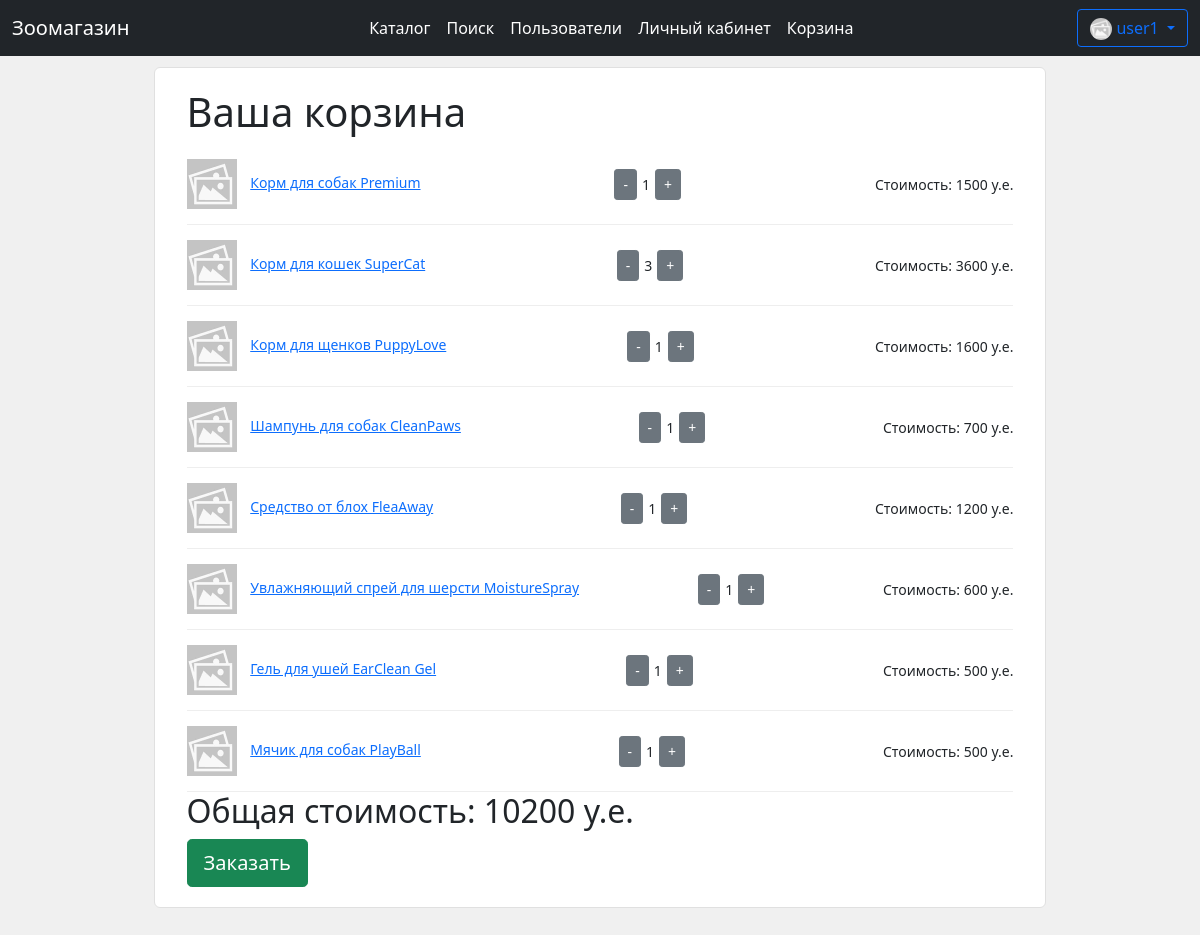
Page /user_card/1 (signed in) on the committed database.
### data/user.py (models this page shows, shortened)
class User(SqlAlchemyBase, UserMixin, SerializerMixin):
    __tablename__ = 'users'
    id = sqlalchemy.Column(
        sqlalchemy.Integer, autoincrement=True,
        primary_key=True, nullable=False)
    name = sqlalchemy.Column(sqlalchemy.String, nullable=False)
    email = sqlalchemy.Column(
        sqlalchemy.String, index=True, unique=True, nullable=True)
    hashed_password = sqlalchemy.Column(
        sqlalchemy.String, nullable=False)
    role_id = sqlalchemy.Column(
        sqlalchemy.Integer, sqlalchemy.ForeignKey('roles.id'), default=2)
    balance = sqlalchemy.Column(sqlalchemy.Integer, default=0)
    about = sqlalchemy.Column(sqlalchemy.String, default="Это описание профиля пользователя. Здесь можно указать интересы и другую информацию.")
    profile_img_path = sqlalchemy.Column(sqlalchemy.String, default=os.path.join('static', 'imgs', 'noimg.jpg'))
    time = sqlalchemy.Column(sqlalchemy.DateTime, default=datetime.now)
    role = orm.relation('Role')

### data/product.py (models this page shows)
class Product(SqlAlchemyBase, SerializerMixin):
    __tablename__ = 'products'
    id = sqlalchemy.Column(
        sqlalchemy.Integer, autoincrement=True,
        primary_key=True, nullable=False)
    user_id = sqlalchemy.Column(
        sqlalchemy.Integer, sqlalchemy.ForeignKey('users.id'), nullable=False)
    category_id = sqlalchemy.Column(
        sqlalchemy.Integer, sqlalchemy.ForeignKey('categories.id'), nullable=False)
    name = sqlalchemy.Column(sqlalchemy.String, default="Без названия")
    profile_img_path = sqlalchemy.Column(sqlalchemy.String, default=os.path.join('static', 'imgs', 'noimg.jpg'))
    short_description = sqlalchemy.Column(sqlalchemy.String, default="Нет данных")
    long_description = sqlalchemy.Column(sqlalchemy.String, default="Нет данных")
    specifications = sqlalchemy.Column(sqlalchemy.String, default="Нет данных")
    promo = sqlalchemy.Column(sqlalchemy.String, default="Нет")
    price = sqlalchemy.Column(sqlalchemy.Integer, default=0)
    price_title = sqlalchemy.Column(sqlalchemy.String, default="Не указана")
    time = sqlalchemy.Column(sqlalchemy.DateTime, default=datetime.now)
    last_edit_time = sqlalchemy.Column(sqlalchemy.DateTime, default=datetime.now)
    user = orm.relation('User')
    category = orm.relation('Category')

### main.py (the view)
@app.route("/user_card/<int:user_id>")
def user_card(user_id):
    if not current_user.is_authenticated:
        return redirect("/register")
    if not current_user.id == user_id:
        return abort(403)
    total_card_price, card_entries_data = get_current_user_card_info()
    return render_template('user_card.html',
                           card_entries_data=card_entries_data,
                           total_card_price=total_card_price)

### data/db_session.py (called while the page is built)
def create_session() -> Session:
    global __factory
    return __factory()

### main.py (called while the page is built)
@login_manager.user_loader
def load_user(user_id):
    session = db_session.create_session()
    return session.query(User).get(user_id)

def get_current_user_card_info() -> (int, list[dict]):
    card_entries_data = []
    total_card_price = 0
    session = db_session.create_session()
    card_entries = session.query(CardEntry).filter(CardEntry.user_id == current_user.id)
    for card_entry in card_entries:
        product = session.query(Product).filter(Product.id == card_entry.product_id).first()
        card_entries_data.append({
            "product_id": product.id,
            "product_name": product.name,
            "profile_img_path": product.profile_img_path,
            "count": card_entry.count,
            "total_price": card_entry.count * product.price
        })
        total_card_price += card_entry.count * product.price
    return total_card_price, card_entries_data

### templates/user_card.html (shortened to what this page needs)
{% extends "base.html" %}
{% block content %}
<div style="margin: 10%;margin-top: 1%;padding: 20px;font-size: 14px;background-color: #fff;border: 1px solid #e0e0e0;border-radius: 6px 6px 6px 6px;">
    <div class="container">
        <h1>Ваша корзина</h1>
        <div class="cart-items">
            {% for card_entry_data in card_entries_data %}
            <div class="cart-item">
                <div>
                    <img src="/{{ card_entry_data['profile_img_path'] }}" style="width: 100%; height: 100%; object-fit: cover;" alt="Image" onerror="this.src='/static/imgs/noimg.jpg'; this.alt='noimg.jpg';">
                    <a href="/product/{{ card_entry_data['product_id'] }}">
                        <span>{{ card_entry_data["product_name"] }}</span>
                    </a>
                </div>
                <div class="quantity-control">
                    <a class="btn btn-sm btn-secondary" href="/remove_from_user_card/{{ card_entry_data['product_id'] }}">-</a>
                    <span class="quantity">{{ card_entry_data["count"] }}</span>
                    <a class="btn btn-sm btn-secondary" href="/add_to_user_card/{{ card_entry_data['product_id'] }}">+</a>
                </div>
                <span class="item-price">Стоимость: {{ card_entry_data["total_price"] }} у.е.</span>
            </div>
            {% else %}
            <p>Ваша корзина пуста.</p>
            {% endfor %}
        </div>
        <div class="total">
            {% if total_card_price %}
            <h2>Общая стоимость: {{ total_card_price }} у.е.</h2>
            <a class="btn btn-success btn-lg" href="/do_order">Заказать</a>
            {% endif %}
        </div>
    </div>
</div>
{% endblock %}

### templates/base.html (shortened to what this page needs)
<!DOCTYPE html>
<html>
<head>
    <link href="https://cdn.jsdelivr.net/npm/bootstrap@5.0.0-beta1/dist/css/bootstrap.min.css"
          rel="stylesheet"
>
    {% set base_title = "Зоомагазин" %}
</head>
<body>
    <header>
        <nav class="navbar navbar-expand-lg navbar-dark bg-dark">
            <div class="container-fluid">
                <a class="navbar-brand" href="/">{{ base_title }}</a>
                <div class="collapse navbar-collapse" id="navbarSupportedContent">
                    <ul class="navbar-nav me-auto my-2 my-lg-0 navbar-nav-scroll" style="margin-left: auto;margin-right: auto;--bs-scroll-height: 100px;">
                      <li class="nav-item">
                        <a class="nav-link active" aria-current="page" href="/">Каталог</a>
                      </li>
                      <li class="nav-item">
                        <a class="nav-link active" href="/search_products">Поиск</a>
                      </li>
                      <li class="nav-item">
                        <a class="nav-link active" href="/search_users">Пользователи</a>
                      </li>
                      <li class="nav-item">
                        <a class="nav-link active" href="/user_page">Личный кабинет</a>
                      </li>
                      <li class="nav-item">
                        <a class="nav-link active" href="/to_card">Корзина</a>
                      </li>
                    </ul>
                    <form class="d-flex">
                        {% if current_user.is_authenticated %}
                        <div class="btn-group"><div>
                            <button type="button" class="btn btn-outline-primary dropdown-toggle" data-bs-toggle="dropdown" data-bs-display="static" aria-expanded="false">
                              <img src="/{{ current_user.profile_img_path }}" width="22" height="22" style="border-radius: 100px;" onerror="this.src='/static/imgs/noimg.jpg'; this.alt='noimg.jpg';">
                              {{ current_user.name }}
                            </button>
                        </div></div>
                        {% else %}
                        <div>
                            <a class="btn btn-outline-info" href="/register">Регистрация</a>
                            <a class="btn btn-outline-warning" href="/login">Войти</a>
                        </div>
                        {% endif %}
                    </form>
                </div>
            </div>
        </nav>
    </header>
    <main role="main" class="container">
        {% block content %}{% endblock %}
    </main>
</body>
</html>

### templates/base.html (style rules this page uses)
body { background-color: #f0f0f0; }

### templates/user_card.html (style rules this page uses)
.cart-item { border-bottom: 1px solid #eee; padding: 15px 0; display: flex; justify-content: space-between; align-items: center; }
.cart-item img { max-width: 50px; height: auto; margin-right: 10px; }
.quantity-control { display: flex; align-items: center; }
.quantity-control a { margin: 0 5px; }

### rows in the picture
User: name "user1"
Product: product_name "Корм для собак Premium", count "1", total_price "1500"
Product: product_name "Корм для кошек SuperCat", count "3", total_price "3600"
Product: product_name "Корм для щенков PuppyLove", count "1", total_price "1600"
Product: product_name "Шампунь для собак CleanPaws", count "1", total_price "700"
Product: product_name "Средство от блох FleaAway", count "1", total_price "1200"
Product: product_name "Увлажняющий спрей для шерсти MoistureSpray", count "1", total_price "600"
Product: product_name "Гель для ушей EarClean Gel", count "1", total_price "500"
Product: product_name "Мячик для собак PlayBall", count "1", total_price "500"

### other values in the picture
{{ base_title }} "Зоомагазин"
{{ total_card_price }} "10200"
